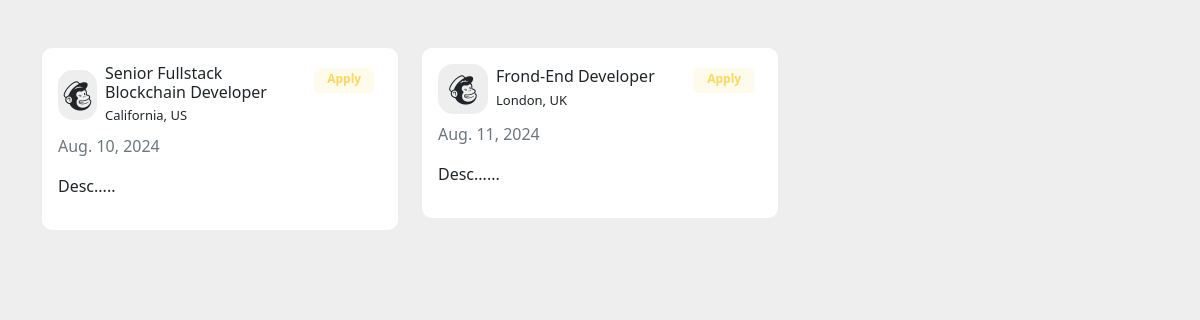
The app's page /careers/ with its own data.
### HumanResource/models.py (models this page shows, shortened)
class Job(models.Model):
    job_title = models.CharField(max_length=100, null=False)
    department = models.CharField(max_length=50, choices=departments)
    salary = models.IntegerField()
    location = models.CharField(max_length=100, choices=locations)
    introduction = models.CharField(max_length=220)
    brief_posting_description = models.CharField(max_length=400)
    responsabilities = models.CharField(max_length=3000)
    qualifications = models.CharField(max_length=1500)
    is_active = models.BooleanField(default=True)
    date_posted = models.DateField(auto_now_add=True)

### HumanResource/views.py (the view)
# urls.py: path('careers/', views.careers, name='careers'),
def careers(request):
    jobs = Job.objects.filter(is_active=True)
    return render(request, 'app/careers.html', locals())

### HumanResource/templates/app/careers.html (shortened to what this page needs)
{% extends 'app/careers_index.html' %}
{% load static %}
{% block body %}
<div class="container mt-5 mb-3">
    <div class="row">
        {% if jobs %}
        {% for job in jobs %}
        <div class="col-md-4">
            <div class="card p-3 mb-2">
                <div class="d-flex justify-content-between">
                    <div class="d-flex flex-row align-items-center">
                        <div class="icon"> <i class="bx bxl-mailchimp"></i> </div>
                        <div class="ms-2 c-details">
                            <h6 class="mb-0">{{ job.job_title}}</h6> <span>{{ job.location }}</span>
                        </div>
                    </div>
                    <a href="{% url 'job-detail' job.id %}" style="text-decoration: none;"><div class="badge"> <span>Apply</span> </div></a>
                </div>
                <div class="mt-2">
                    <span class="text-muted">{{ job.date_posted}}</span>
                </div>
                <div class="mt-2">
                    <div class="mt-2">
                        <p> {{ job.brief_posting_description }}</p>
                    </div>
                </div>
            </div>
        </div>
        {% endfor %}
        {% else %}
        <h4 class="mb-0">No vacancies available</h4>
        {% endif %}
    </div>
</div>
{% endblock %}

### HumanResource/templates/app/careers_index.html (style rules this page uses)
body { background-color: #eee }
.card { border: none; border-radius: 10px }
.c-details span { font-weight: 300; font-size: 13px }
.icon { width: 50px; height: 50px; background-color: #eee; border-radius: 15px; display: flex; align-items: center; justify-content: center; font-size: 39px }
.badge span { background-color: #fffbec; width: 60px; height: 25px; padding-bottom: 3px; border-radius: 5px; display: flex; color: #fed85d; justify-content: center; align-items: center }

### records on screen
Job: job_title "Senior Fullstack Blockchain Developer", location "California, US", date_posted "Aug. 10, 2024", brief_posting_description "Desc....."
Job: job_title "Frond-End Developer", location "London, UK", date_posted "Aug. 11, 2024", brief_posting_description "Desc......"
